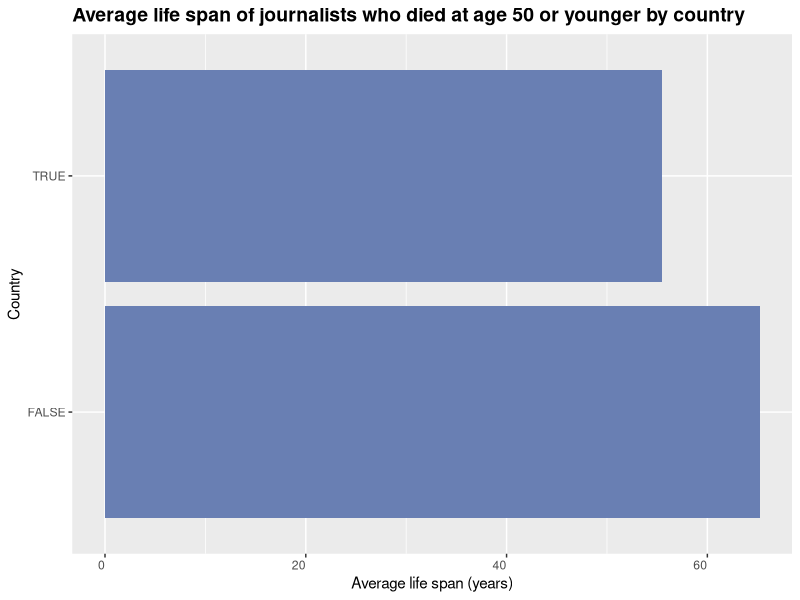

Reproduce this figure in R. (Note: this script raises an error after producing the figure.)
library(tidyverse)

journalists <- read_csv('journalists.csv') |>
  select(
    "ontology/birthYear",
    "ontology/deathYear",
    "ontology/deathPlace_label"
  ) |>
  rename(
    birth_year  = 'ontology/birthYear',
    death_year  = 'ontology/deathYear',
    death_place = 'ontology/deathPlace_label'
  ) |>
  mutate(
    birth_year = as.numeric(birth_year),
    death_year = as.numeric(death_year)
  ) |>
  mutate(life_length = death_year - birth_year)

young_journalists <- journalists |>
  # filter(life_length > 50) |>
  na.omit() |>
  left_join(read_csv("region_country_mapping.csv"), by = 'death_place') |>
  # filter(country != "India") |>         #  ignore India
  mutate(
    english_speaking = case_match(country,
      "US" ~ TRUE,
      "UK" ~ TRUE,
      "Australia" ~ TRUE,
      .default = FALSE
    )
  ) |>
  select(country, english_speaking, life_length, -death_place) |>
  group_by(english_speaking) |>
  summarise(avg_life_span = mean(life_length), n_observations = n())

print(young_journalists)

# Bar graph country on x-axis, average life span on y-axis
ggplot(young_journalists, aes(x = avg_life_span, y = english_speaking)) +
  # arrange(desc())
  geom_col(fill= "#697fb3ff") +
  # coord_cartesian(xlim = c(20, 50), expand = FALSE)+
  # arrange( desc(country)) +
  labs(
    x = "Average life span (years)",
    y = "Country",
    title ="Average life span of journalists who died at age 50 or younger by country" 
  ) +
  theme(axis.text.x = element_text(hjust = 1), plot.title = element_text(face = "bold", size = 14))

ggsave('Average_lifespan_per_country.png', plot = avr_life_span_plot)

